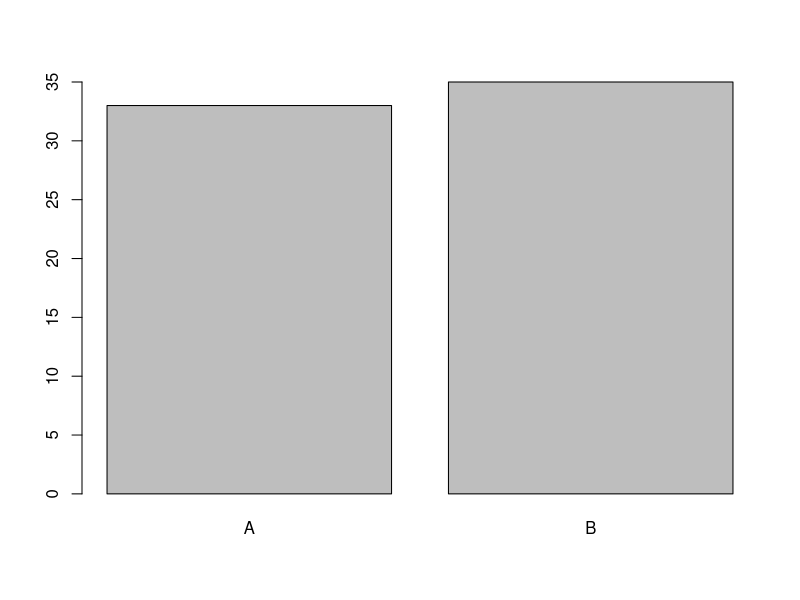
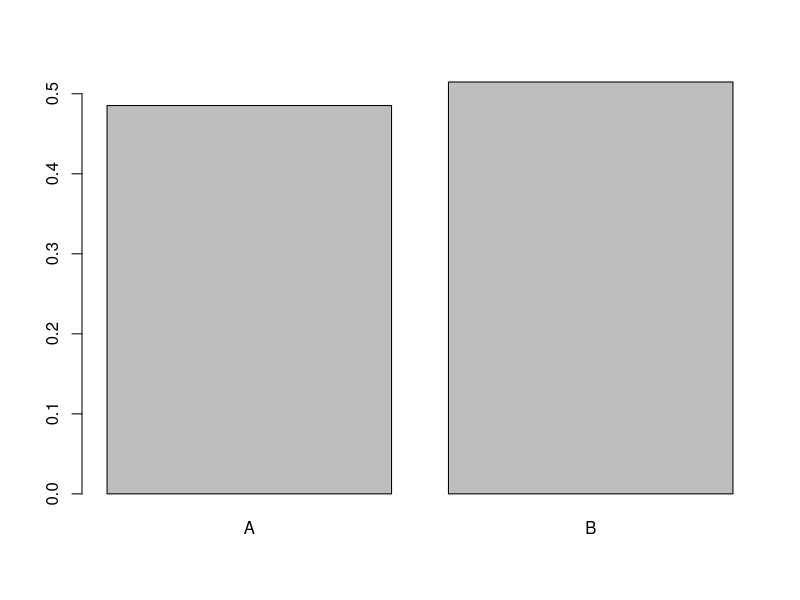
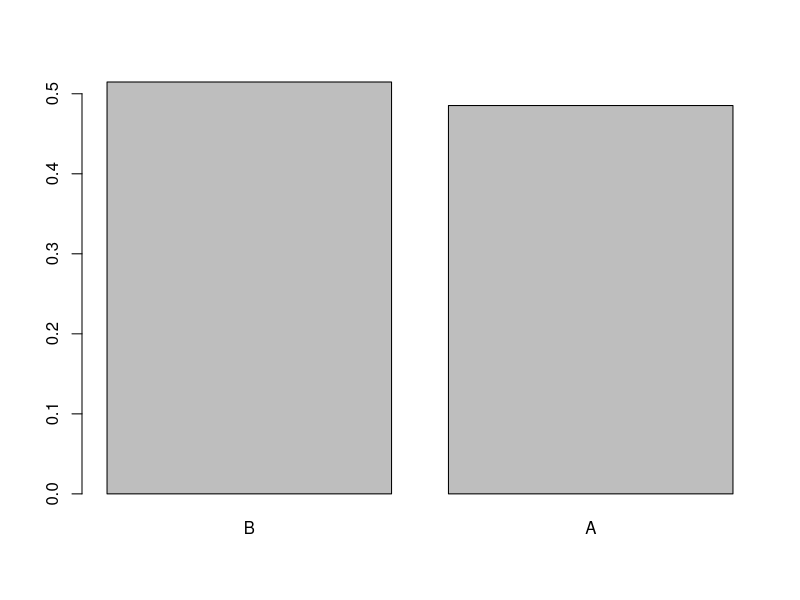
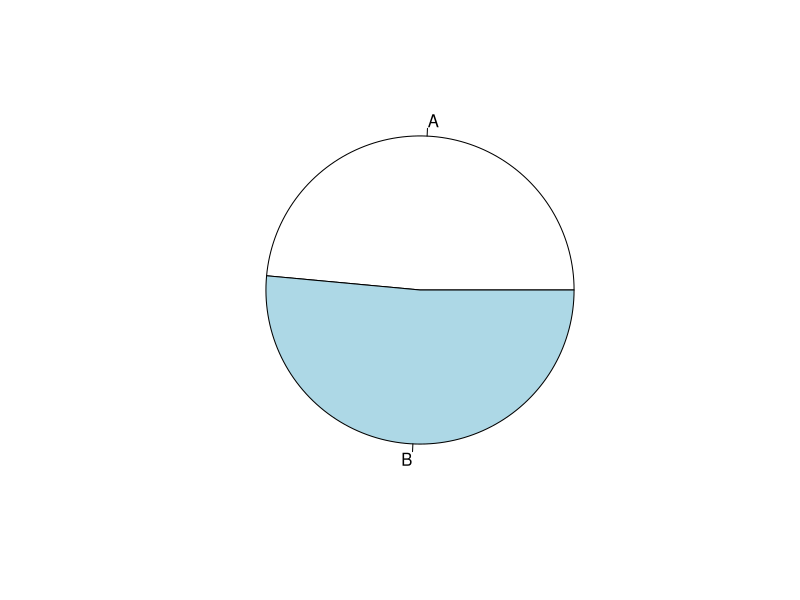
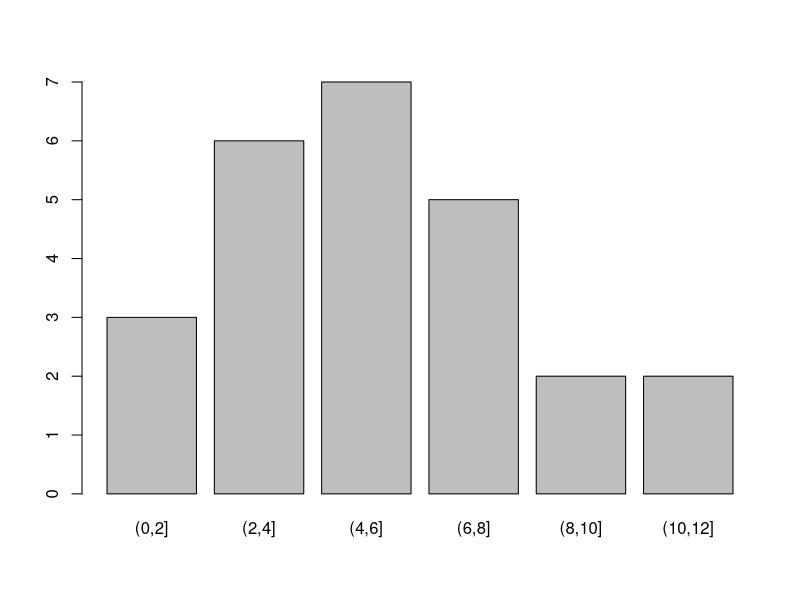
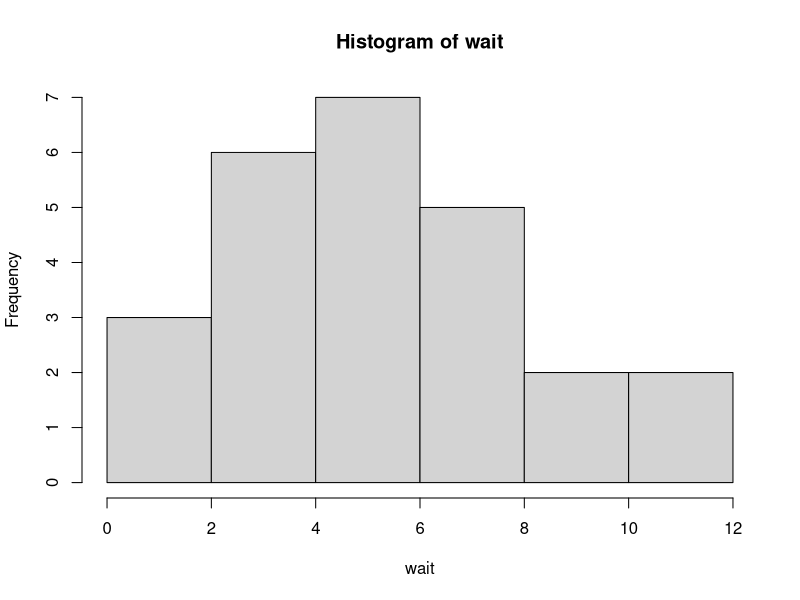
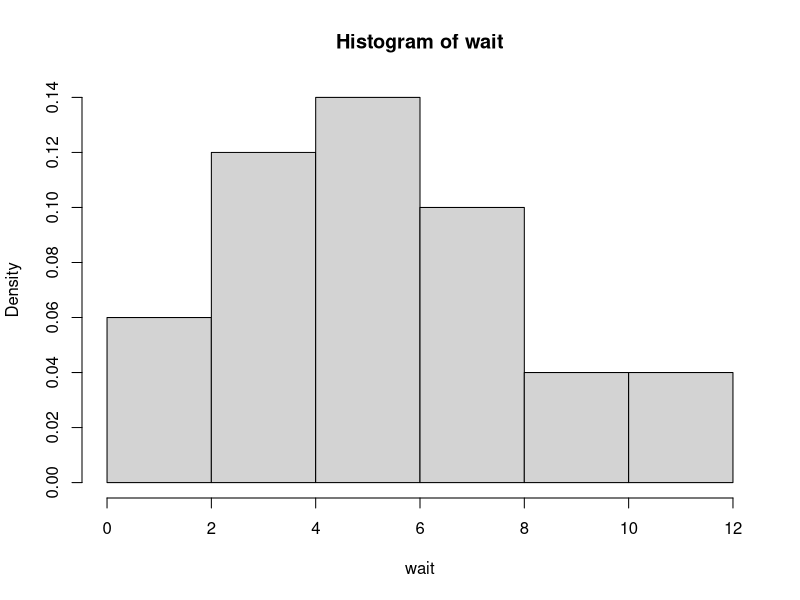
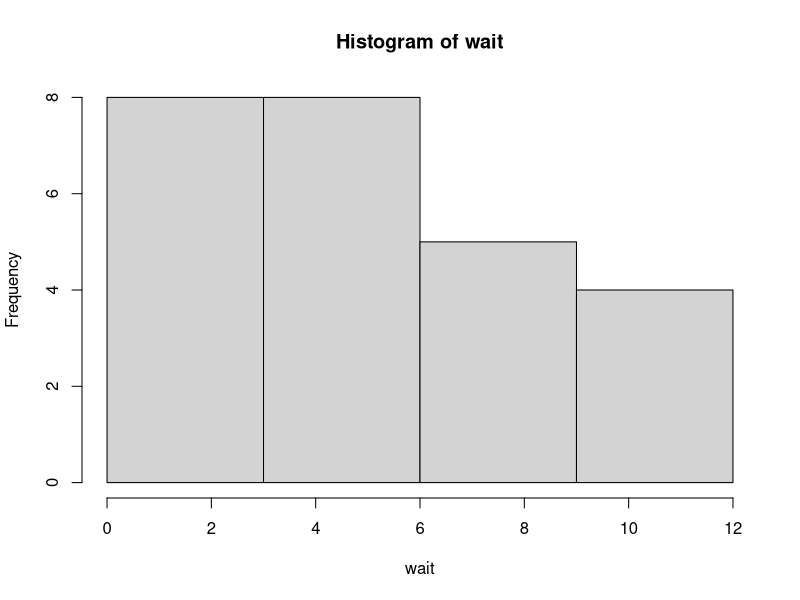

Recreate these plots in R, in order.
## ---- chunk 1
    sample(x=1:5, size=3, replace=T)
## ---- chunk 2
    sample(x=1:5, size=3, replace=F)
## ---- chunk 3
    x <- 1:5
    sample(x, length(x), replace=F)
## ---- chunk 4
sim <- function(num_people) {
    x <- sample( 1:num_people, num_people, replace=F ) # permute
    d <- x - 1:num_people # diff between personal and received number
    any(d==0) # check if for any there is no diff between the two numbers
}

prob <- function(times, num_people) {
    result <- replicate(times, sim(num_people))
    sum(result)/length(result)
}

prob(100000, 20)
## ---- chunk 5
sim <- function() {
    cards <- sample(c("bb", "ww", "bw"), 1)
    side <- sample(1:2, 1 )
    up <- substr(cards, start=side, stop=side)
    c(up, cards)
}

prob <- function(times) {
    result <- replicate(times, sim())
    sum(result[2,]=="ww") / sum(result[1,]=="w")
}

prob(100000)
## ---- chunk 6
successes <- 10
tries <- 20
success_probability <- 0.5
number_observations <- 10

# P(X = successes)
dbinom(successes, tries, success_probability)

# P(X <= successes)
pbinom(successes, tries, success_probability)

# generate number_observations numbers from the Binomial distribution
rbinom(number_observations, tries, success_probability)
## ---- chunk 7
tries <- 2
success_probability <- 0.5
number_observations <- 10

# P(X = tries)
dgeom(tries - 1, success_probability)

# P(X <= tries)
pgeom(tries - 1, success_probability)

# generate number_observations numbers from the Geometric distribution
rgeom(number_observations, success_probability) + 1
## ---- chunk 8
tries <- 2
success_probability <- 0.5
number_observations <- 10

# P(X = tries)
dgeom(tries, success_probability)

# P(X <= tries)
pgeom(tries, success_probability)

# generate number_observations numbers from the Geometric distribution
rgeom(number_observations, success_probability)
## ---- chunk 9
successes <- 10
tries <- 20
success_probability <- 0.5
number_observations <- 10

# P(X = tries)
dnbinom(tries - successes, successes, success_probability)

# P(X <= tries)
pnbinom(tries - successes, successes, success_probability)

# generate number_observations numbers from the Negative Binomial distribution
rnbinom(number_observations, successes, success_probability) + successes
## ---- chunk 10
successes <- 10
failures <- 10
success_probability <- 0.5
number_observations <- 10

# P(X = failures)
dnbinom(failures, successes, success_probability)

# P(X <= tries)
pnbinom(failures, successes, success_probability)

# generate number_observations numbers from the Negative Binomial distribution
rnbinom(number_observations, successes, success_probability)
## ---- chunk 11
chosen_white <- 5
white <- 10
all <- 20
tries <- 10
number_observations <- 10

# P(X = chosen_white)
dhyper(chosen_white, white, all - white, tries)

# P(X <= chosen_white)
phyper(chosen_white, white, all - white, tries)

# generate number_observations numbers from the Hypergeometric distribution
rhyper(number_observations, white, all - white, tries)
## ---- chunk 12
occurences <- 1
rate <- 0.6
number_observations <- 10

# P(X = occurences)
dpois(occurences, rate)

# P(X <= occurences)
ppois(occurences, rate)

# generate number_observations numbers from the Poisson distribution
rpois(number_observations, rate)
## ---- chunk 13
min <- 0
max <- 10
x <- 4
p <- 0.5
number_observations <- 5

# f(x)
dunif(x, min, max)

# P(X <= x)
punif(x, min, max)

# Q(x)
qunif(p, min, max)

# generate number_observations numbers from the Uniform distribution
runif(number_observations, min, max)
## ---- chunk 14
rate <- 0.5
x <- 4
p <- 0.5
number_observations <- 5

# f(x)
dexp(x, rate)

# P(X <= x)
pexp(x, rate)

# Q(x)
qexp(p, rate)

# generate number_observations numbers from the Exponential distribution
rexp(number_observations, rate)
## ---- chunk 15
mean <- 5
standard_deviation <- 2
x <- 6
p <- 0.5
number_observations <- 5

# f(x)
dnorm(x, mean, standard_deviation)

# P(X <= x)
pnorm(x, mean, standard_deviation)

# Q(x)
qnorm(p, mean, standard_deviation)

# generate number_observations numbers from the Normal distribution
rnorm(number_observations, mean, standard_deviation)
## ---- chunk 16
exam <- read.table("../datasets/examAB.txt", header=T)
exam

variant <- exam$variant

class(variant)

table(variant)
table(variant) / length(variant)
sort(table(variant) / length(variant), decreasing=T)

barplot(table(variant))
barplot(table(variant) / length(variant))
barplot(sort(table(variant) / length(variant), decreasing=T))
pie(table(variant))

## ---- chunk 17
wait <- c(2,3,3,5,5,2,7,10,4,3,1,7,11,10,5,6,3,8,5,12,5,3,8,5,7)

table(wait)

wait_grouped <- cut(wait, breaks=seq(0,12,2))
table(wait_grouped)
table(wait_grouped)/length(wait)

barplot(table(wait_grouped))

hist(wait)
hist(wait, probability=T)
hist(wait, breaks=seq(0, 12, 3))

# хистограма с честотен полигон
h <- hist(wait, probability=T)
lines(
    x=c(
        min(h$breaks),
        h$mids,
        max(h$breaks)
    ),
    y=c(
      0,
      h$density,
      0
    ),
    type="l",
    lwd=2,
    col="darkorange1"
)

stripchart(
    wait,
    method="stack",
    pch=20,
    cex=1.5
)

# диаграма клон с листа (stem-and-leaf plot)
# интервали: [0, 4], (4, 9], (9, 12]
stem(wait)

# увеличаване на броя подинтервали
# интервали: [0, 1] (1, 3] (3, 5], (5, 7], (7, 9], (9, 11] (11, 13]
stem(wait, scale=2)


## ---- chunk 18
x <- airquality$Temp

# средно
mean(x)

# медиана
median(x)

# стандартно отклонение
sd(x)

# p-квантил
quantile(x, p)

# Q1
quantile(x, 0.25)
# Q3
quantile(x, 0.75)

# IQR = Q3 - Q1
IQR(x)

summary(x)

boxplot(x, horizontal=T)
## ---- chunk 19
library(MASS)
?survey
str(survey)

# извежда данните като таблица
# fix(survey)

summary(survey)

# equilavnt notations
survey[, 'Age']
survey$Age

# 12-та колона
survey[ ,12]

# 5-ти ред
survey[5, ]
## ---- chunk 20
attach(survey)

table(Smoke, W.Hnd)

# премахване на липсващите наблюдения
table(Smoke, W.Hnd, useNA="no")
## ---- chunk 21
# таблица с относителния дял
prop.table(table(Smoke, W.Hnd))

# таблица с редови проценти
prop.table(table(Smoke, W.Hnd), 1)

# таблица с колонни проценти
prop.table(table(Smoke, W.Hnd), 2)

barplot(
    table(Smoke, W.Hnd),
    legend=T,
    args.legend=list(
        x="topleft",
        inset=0.05
    )
)
barplot(
    table(W.Hnd, Smoke),
    beside=T,
    legend=T,
    args.legend=list(
        x="topright",
        inset=0.05
    )
)
## ---- chunk 22
# кутуя с мустаци
boxplot(Pulse ~ Smoke)

# лентова диаграма
stripchart(Pulse ~ Smoke, vertical=T)

# точкова диаграма
plot(Height, Pulse)
cor(Height, Pulse, use="complete.obs")

plot(Wr.Hnd, Height)
cor(Wr.Hnd, Height, use="complete.obs")

plot(Wr.Hnd, NW.Hnd)
cor(Wr.Hnd, NW.Hnd, use="complete.obs")

# преобразуваме данните, за да получим отрицателна корелация
plot(Wr.Hnd, -1 * NW.Hnd)
cor(Wr.Hnd, -1 * NW.Hnd, use="complete.obs")
